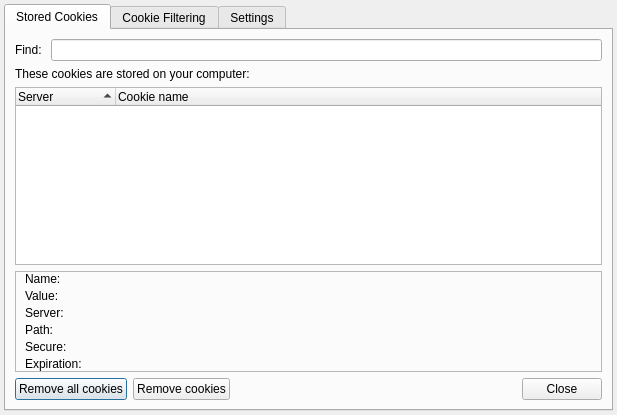
<?xml version="1.0" encoding="UTF-8"?>
<ui version="4.0">
 <class>CookieManager</class>
 <widget class="QDialog" name="CookieManager">
  <property name="geometry">
   <rect>
    <x>0</x>
    <y>0</y>
    <width>617</width>
    <height>415</height>
   </rect>
  </property>
  <property name="windowTitle">
   <string>Cookies</string>
  </property>
  <layout class="QHBoxLayout" name="horizontalLayout">
   <property name="leftMargin">
    <number>4</number>
   </property>
   <property name="topMargin">
    <number>4</number>
   </property>
   <property name="rightMargin">
    <number>4</number>
   </property>
   <property name="bottomMargin">
    <number>4</number>
   </property>
   <item>
    <widget class="QTabWidget" name="tabWidget">
     <property name="currentIndex">
      <number>0</number>
     </property>
     <widget class="QWidget" name="tab">
      <attribute name="title">
       <string>Stored Cookies</string>
      </attribute>
      <layout class="QGridLayout" name="gridLayout">
       <item row="0" column="0">
        <widget class="QLabel" name="label">
         <property name="text">
          <string>Find: </string>
         </property>
        </widget>
       </item>
       <item row="0" column="1">
        <widget class="QLineEdit" name="search"/>
       </item>
       <item row="1" column="0" colspan="2">
        <widget class="QLabel" name="label_2">
         <property name="text">
          <string>These cookies are stored on your computer:</string>
         </property>
        </widget>
       </item>
       <item row="2" column="0" colspan="2">
        <widget class="TreeWidget" name="cookieTree">
         <property name="selectionMode">
          <enum>QAbstractItemView::ExtendedSelection</enum>
         </property>
         <property name="sortingEnabled">
          <bool>true</bool>
         </property>
         <column>
          <property name="text">
           <string>Server</string>
          </property>
         </column>
         <column>
          <property name="text">
           <string>Cookie name</string>
          </property>
         </column>
        </widget>
       </item>
       <item row="3" column="0" colspan="2">
        <widget class="QFrame" name="frame">
         <property name="frameShape">
          <enum>QFrame::StyledPanel</enum>
         </property>
         <property name="frameShadow">
          <enum>QFrame::Raised</enum>
         </property>
         <layout class="QGridLayout" name="gridLayout_2">
          <property name="topMargin">
           <number>0</number>
          </property>
          <property name="rightMargin">
           <number>0</number>
          </property>
          <property name="bottomMargin">
           <number>0</number>
          </property>
          <property name="horizontalSpacing">
           <number>6</number>
          </property>
          <property name="verticalSpacing">
           <number>3</number>
          </property>
          <item row="0" column="0">
           <widget class="QLabel" name="label_3">
            <property name="sizePolicy">
             <sizepolicy hsizetype="Fixed" vsizetype="Preferred">
              <horstretch>0</horstretch>
              <verstretch>0</verstretch>
             </sizepolicy>
            </property>
            <property name="text">
             <string>Name:</string>
            </property>
            <property name="alignment">
             <set>Qt::AlignLeading|Qt::AlignLeft|Qt::AlignVCenter</set>
            </property>
           </widget>
          </item>
          <item row="1" column="0">
           <widget class="QLabel" name="label_4">
            <property name="text">
             <string>Value:</string>
            </property>
           </widget>
          </item>
          <item row="2" column="0">
           <widget class="QLabel" name="label_5">
            <property name="text">
             <string>Server:</string>
            </property>
           </widget>
          </item>
          <item row="3" column="0">
           <widget class="QLabel" name="label_6">
            <property name="text">
             <string>Path:</string>
            </property>
           </widget>
          </item>
          <item row="4" column="0">
           <widget class="QLabel" name="label_7">
            <property name="text">
             <string>Secure:</string>
            </property>
           </widget>
          </item>
          <item row="5" column="0">
           <widget class="QLabel" name="label_8">
            <property name="text">
             <string>Expiration:</string>
            </property>
           </widget>
          </item>
          <item row="0" column="1">
           <widget class="SqueezeLabelV2" name="name">
            <property name="text">
             <string>&lt;cookie not selected&gt;</string>
            </property>
            <property name="textInteractionFlags">
             <set>Qt::LinksAccessibleByMouse|Qt::TextSelectableByMouse</set>
            </property>
           </widget>
          </item>
          <item row="1" column="1">
           <widget class="SqueezeLabelV2" name="value">
            <property name="text">
             <string>&lt;cookie not selected&gt;</string>
            </property>
            <property name="textInteractionFlags">
             <set>Qt::LinksAccessibleByMouse|Qt::TextSelectableByMouse</set>
            </property>
           </widget>
          </item>
          <item row="2" column="1">
           <widget class="SqueezeLabelV2" name="server">
            <property name="text">
             <string>&lt;cookie not selected&gt;</string>
            </property>
            <property name="textInteractionFlags">
             <set>Qt::LinksAccessibleByMouse|Qt::TextSelectableByMouse</set>
            </property>
           </widget>
          </item>
          <item row="3" column="1">
           <widget class="QLabel" name="path">
            <property name="text">
             <string>&lt;cookie not selected&gt;</string>
            </property>
            <property name="textInteractionFlags">
             <set>Qt::LinksAccessibleByMouse|Qt::TextSelectableByMouse</set>
            </property>
           </widget>
          </item>
          <item row="4" column="1">
           <widget class="SqueezeLabelV2" name="secure">
            <property name="text">
             <string>&lt;cookie not selected&gt;</string>
            </property>
            <property name="textInteractionFlags">
             <set>Qt::LinksAccessibleByMouse|Qt::TextSelectableByMouse</set>
            </property>
           </widget>
          </item>
          <item row="5" column="1">
           <widget class="SqueezeLabelV2" name="expiration">
            <property name="text">
             <string>&lt;cookie not selected&gt;</string>
            </property>
            <property name="textInteractionFlags">
             <set>Qt::LinksAccessibleByMouse|Qt::TextSelectableByMouse</set>
            </property>
           </widget>
          </item>
         </layout>
        </widget>
       </item>
       <item row="4" column="0" colspan="2">
        <widget class="QFrame" name="frame_2">
         <property name="frameShape">
          <enum>QFrame::NoFrame</enum>
         </property>
         <property name="frameShadow">
          <enum>QFrame::Raised</enum>
         </property>
         <layout class="QHBoxLayout" name="horizontalLayout_2">
          <property name="leftMargin">
           <number>0</number>
          </property>
          <property name="topMargin">
           <number>0</number>
          </property>
          <property name="rightMargin">
           <number>0</number>
          </property>
          <property name="bottomMargin">
           <number>0</number>
          </property>
          <item>
           <widget class="QPushButton" name="removeAll">
            <property name="text">
             <string>Remove all cookies</string>
            </property>
           </widget>
          </item>
          <item>
           <widget class="QPushButton" name="removeOne">
            <property name="text">
             <string>Remove cookies</string>
            </property>
           </widget>
          </item>
          <item>
           <widget class="QDialogButtonBox" name="close">
            <property name="sizePolicy">
             <sizepolicy hsizetype="Expanding" vsizetype="Fixed">
              <horstretch>0</horstretch>
              <verstretch>0</verstretch>
             </sizepolicy>
            </property>
            <property name="standardButtons">
             <set>QDialogButtonBox::Close</set>
            </property>
           </widget>
          </item>
         </layout>
        </widget>
       </item>
      </layout>
     </widget>
     <widget class="QWidget" name="tab_2">
      <attribute name="title">
       <string>Cookie Filtering</string>
      </attribute>
      <layout class="QGridLayout" name="gridLayout_3">
       <item row="0" column="0">
        <widget class="QLabel" name="label_9">
         <property name="text">
          <string>&lt;b&gt;Cookie whitelist&lt;/b&gt;</string>
         </property>
        </widget>
       </item>
       <item row="1" column="0" colspan="2">
        <widget class="QLabel" name="label_11">
         <property name="text">
          <string>Cookies from these servers will ALWAYS be accepted (even if you have disabled saving cookies)</string>
         </property>
         <property name="wordWrap">
          <bool>true</bool>
         </property>
        </widget>
       </item>
       <item row="2" column="1">
        <layout class="QVBoxLayout" name="verticalLayout">
         <item>
          <spacer name="verticalSpacer">
           <property name="orientation">
            <enum>Qt::Vertical</enum>
           </property>
           <property name="sizeHint" stdset="0">
            <size>
             <width>20</width>
             <height>40</height>
            </size>
           </property>
          </spacer>
         </item>
         <item>
          <widget class="QPushButton" name="whiteAdd">
           <property name="text">
            <string>Add</string>
           </property>
          </widget>
         </item>
         <item>
          <widget class="QPushButton" name="whiteRemove">
           <property name="text">
            <string>Remove</string>
           </property>
          </widget>
         </item>
        </layout>
       </item>
       <item row="2" column="0">
        <widget class="QListWidget" name="whiteList"/>
       </item>
       <item row="3" column="0">
        <widget class="QLabel" name="label_10">
         <property name="text">
          <string>&lt;b&gt;Cookie blacklist&lt;/b&gt;</string>
         </property>
        </widget>
       </item>
       <item row="4" column="0" colspan="2">
        <widget class="QLabel" name="label_12">
         <property name="text">
          <string>Cookies from these servers will NEVER be accepted</string>
         </property>
         <property name="wordWrap">
          <bool>true</bool>
         </property>
        </widget>
       </item>
       <item row="5" column="0">
        <widget class="QListWidget" name="blackList"/>
       </item>
       <item row="5" column="1">
        <layout class="QVBoxLayout" name="verticalLayout_2">
         <item>
          <spacer name="verticalSpacer_2">
           <property name="orientation">
            <enum>Qt::Vertical</enum>
           </property>
           <property name="sizeHint" stdset="0">
            <size>
             <width>20</width>
             <height>40</height>
            </size>
           </property>
          </spacer>
         </item>
         <item>
          <widget class="QPushButton" name="blackAdd">
           <property name="text">
            <string>Add</string>
           </property>
          </widget>
         </item>
         <item>
          <widget class="QPushButton" name="blackRemove">
           <property name="text">
            <string>Remove</string>
           </property>
          </widget>
         </item>
        </layout>
       </item>
       <item row="6" column="0" colspan="2">
        <widget class="QDialogButtonBox" name="close2">
         <property name="standardButtons">
          <set>QDialogButtonBox::Close</set>
         </property>
        </widget>
       </item>
      </layout>
     </widget>
     <widget class="QWidget" name="tab_3">
      <attribute name="title">
       <string>Settings</string>
      </attribute>
      <layout class="QGridLayout" name="gridLayout_4">
       <item row="1" column="0">
        <spacer name="horizontalSpacer_2">
         <property name="orientation">
          <enum>Qt::Horizontal</enum>
         </property>
         <property name="sizeType">
          <enum>QSizePolicy::Fixed</enum>
         </property>
         <property name="sizeHint" stdset="0">
          <size>
           <width>10</width>
           <height>20</height>
          </size>
         </property>
        </spacer>
       </item>
       <item row="4" column="1">
        <widget class="QCheckBox" name="filter3rdParty">
         <property name="text">
          <string>Filter 3rd party cookies</string>
         </property>
        </widget>
       </item>
       <item row="0" column="0" colspan="3">
        <widget class="QLabel" name="label_13">
         <property name="text">
          <string>&lt;b&gt;Cookie Settings&lt;/b&gt;</string>
         </property>
        </widget>
       </item>
       <item row="1" column="1" colspan="2">
        <widget class="QCheckBox" name="saveCookies">
         <property name="text">
          <string>Allow storing of cookies</string>
         </property>
        </widget>
       </item>
       <item row="3" column="1" colspan="2">
        <widget class="QCheckBox" name="filterTracking">
         <property name="text">
          <string>Filter tracking cookies</string>
         </property>
        </widget>
       </item>
       <item row="5" column="1" colspan="2">
        <widget class="QCheckBox" name="deleteCookiesOnClose">
         <property name="text">
          <string>Delete cookies on close</string>
         </property>
        </widget>
       </item>
       <item row="8" column="3">
        <widget class="QDialogButtonBox" name="close3">
         <property name="standardButtons">
          <set>QDialogButtonBox::Close</set>
         </property>
        </widget>
       </item>
       <item row="6" column="3">
        <spacer name="verticalSpacer_3">
         <property name="orientation">
          <enum>Qt::Vertical</enum>
         </property>
         <property name="sizeHint" stdset="0">
          <size>
           <width>20</width>
           <height>40</height>
          </size>
         </property>
        </spacer>
       </item>
      </layout>
     </widget>
    </widget>
   </item>
  </layout>
 </widget>
 <customwidgets>
  <customwidget>
   <class>TreeWidget</class>
   <extends>QTreeWidget</extends>
   <header>treewidget.h</header>
  </customwidget>
  <customwidget>
   <class>SqueezeLabelV2</class>
   <extends>QLabel</extends>
   <header>squeezelabelv2.h</header>
  </customwidget>
 </customwidgets>
 <resources/>
 <connections/>
</ui>
